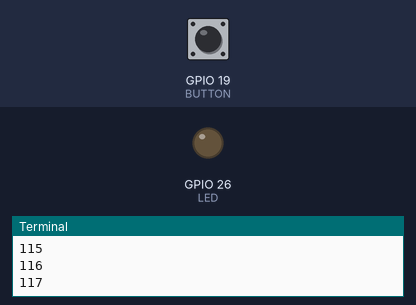
A program run on a simulated Raspberry Pi (BCM pin numbers). Shown: output pins drawn as LEDs (lit = HIGH), the last lines printed to the terminal. The inputs (shaded band) are chosen by the test bench; at power-on: GPIO 19 (BUTTON) LOW.

Above: at 1.2 s.
1.3 s: GPIO 19 (BUTTON) pulled HIGH for 0.15 s
At 1.37 s:
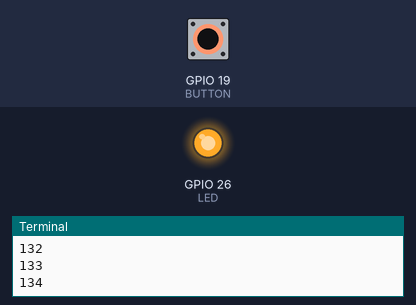
2.9 s: GPIO 19 (BUTTON) pulled HIGH for 3.2 s
At 6.7 s:
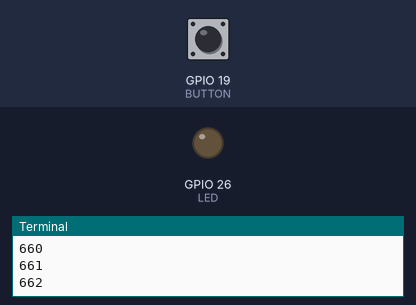
Timing chart, 0 to 8.2 s (numbered marks = the images above; inputs shaded):
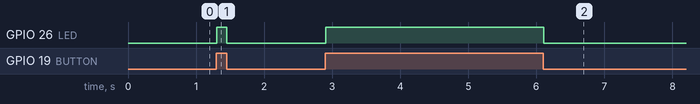

The program:

button_control_LED.py
```python
# Import necessary modules
import RPi.GPIO as GPIO
import time

HIGH = True
LOW = False

LED = 26
BUTTON = 19

# Set up GPIO pins
GPIO.setmode(GPIO.BCM)

# pull_up_down=GPIO.PUD_DOWN or pull_up_down=GPIO.PUD_UP
GPIO.setup(BUTTON, GPIO.IN, pull_up_down=GPIO.PUD_DOWN)
GPIO.setup(LED,GPIO.OUT)

def setup():
    # setup somthing (do 1 time)
    global i
    i = 0
    GPIO.output(LED,LOW)


def loop():
    # continuously do something
    global i, LED, BUTTON

    try:
        while True:
            # Read button state
            if GPIO.input(BUTTON):
                GPIO.output(LED,HIGH)
            else:
                GPIO.output(LED,LOW)

            # wait 10 ms to give CPU chance to do other things
            time.sleep(0.01)
            print(i)
            i += 1

    except KeyboardInterrupt: # if Ctrl C is pressed...
        print("Program stopped and furnace shut off.") # print a clean exit message
    GPIO.cleanup()


def main():
    setup()
    loop()

if __name__ == '__main__':
    main()
```

Measured:
- after the input at 1.3 s, GPIO 26 (LED): LOW → HIGH at once, → LOW 0.15 s later
- after the input at 2.9 s, GPIO 26 (LED): LOW → HIGH at once, → LOW 3.2 s later
